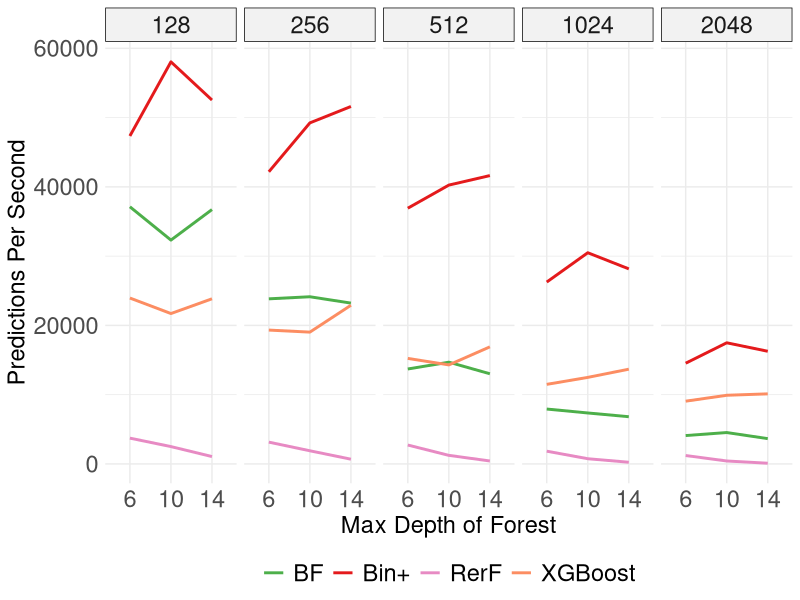

This figure's R source:
# ---
# title: "Test speed-up and scale-up of R-Rerf against xg and ranger"
# author: "James Browne"
# date: "Oct 10 2017"
# output: html_document
# ---
library(ggplot2)
library(plyr)

data_summary <- function(data, varname, groupnames){
      require(plyr)
  summary_func <- function(x, col){
          c(mean = median(x[[col]], na.rm=TRUE),
                  sd = sd(x[[col]], na.rm=TRUE))
    }
    data_sum<-ddply(data, groupnames, .fun=summary_func,
                                      varname)
    data_sum <- rename(data_sum, c("mean" = varname))
     return(data_sum)
}
mydata1 <- read.csv(file="experiment5c.csv", header=FALSE)
mydata1$V1 <- as.factor(as.character(mydata1$V1));
mydata1$V5 <- as.factor(as.character(mydata1$V5));
mydata1$V4 <- as.factor(as.character(mydata1$V4));
mydata1$V3 <- 10000.0/as.double(mydata1$V3);
#mydata1$V3 <- as.double(mydata1$V3)/25000.0 *1000000;

mydata1 <- mydata1[,c(1,5,4,3)]
mydata1 <- rename(mydata1,c("V5"="V2","V3"="V4","V4"="V3"))


#mydata2 <- read.csv(file="experiment5c.csv", header=FALSE)
#mydata2$V1 <- as.factor(as.character(mydata2$V1));
#mydata2$V5 <- as.factor(as.character(mydata2$V5));
#mydata2$V4 <- as.factor(as.character(mydata2$V4));
#mydata2$V3 <- as.double(mydata2$V3)/25000.0 *1000000;

#mydata2 <- mydata2[,c(1,5,4,3)]
#mydata2 <- rename(mydata2,c("V5"="V2","V3"="V4","V4"="V3"))


mydata <- read.csv(file="experiment5d.csv", header=FALSE)

mydata$V1 <- as.factor(mydata$V1);
mydata$V2 <- as.factor(mydata$V2);
mydata$V3 <- as.factor(mydata$V3);
mydata$V4 <- 10000.0/(mydata$V4/1000000);

mydata <- rbind(mydata,mydata1)
#mydata <- rbind(mydata,mydata2)

#levels(mydata$V3) <- c("512 Trees", "1024 Trees", "2048 Trees")

mydata <- data_summary(mydata,varname="V4",groupnames=c("V1","V2","V3"))




data_Relative <- function(data, varnameTimes, varnameTechnique, groupnames){
      require(plyr)
  summary_func <- function(x, col1, col2){
		binTime <- x[[col1]][x[[col2]]=="Bin+"]
           x[[col1]] = x[[col1]]/binTime
		x
    }
    data_sum<-ddply(data, groupnames, .fun=summary_func, varnameTimes, varnameTechnique)
     return(data_sum)
}
#mydata <- data_Relative(mydata,varnameTimes="V4",varnameTechnique="V1",groupnames=c("V2","V3"))



leg <- theme(legend.text = element_text(size = 17), legend.title=element_text(size = 17), plot.title = element_text(size = 17,  face="bold"), axis.title.x = element_text(size=17), axis.text.x = element_text(size=17), axis.title.y = element_text(size=17), axis.text.y = element_text(size=17), strip.text.x = element_text(size=17))

p <- ggplot(mydata, aes(x=V2, y=V4, group=V1, color=V1)) + geom_line(size=1)
  
p <- p + theme_minimal()
p <- p + labs(x = "Max Depth of Forest", y = expression(paste("Predictions Per Second")))

#p <- p + scale_y_continuous(trans='log10')
p <- p + scale_colour_manual(values=c("Bin+(MC)"="#e41a1c", "BF(MC)"="#4daf4a", "RerF-Batch(MC)"="#e78ac3", "XGBoost-Batch(MC)"="#fc8d62" ), labels=c("BF","Bin+","RerF","XGBoost"), name=NULL)
p <- p + leg
p <- p + facet_grid(. ~ V3)
p <- p + theme(legend.position="bottom")
p <- p + theme(strip.background = element_rect(fill="grey95"))

png(file="SystemMC.png")
print(p)
dev.off()

